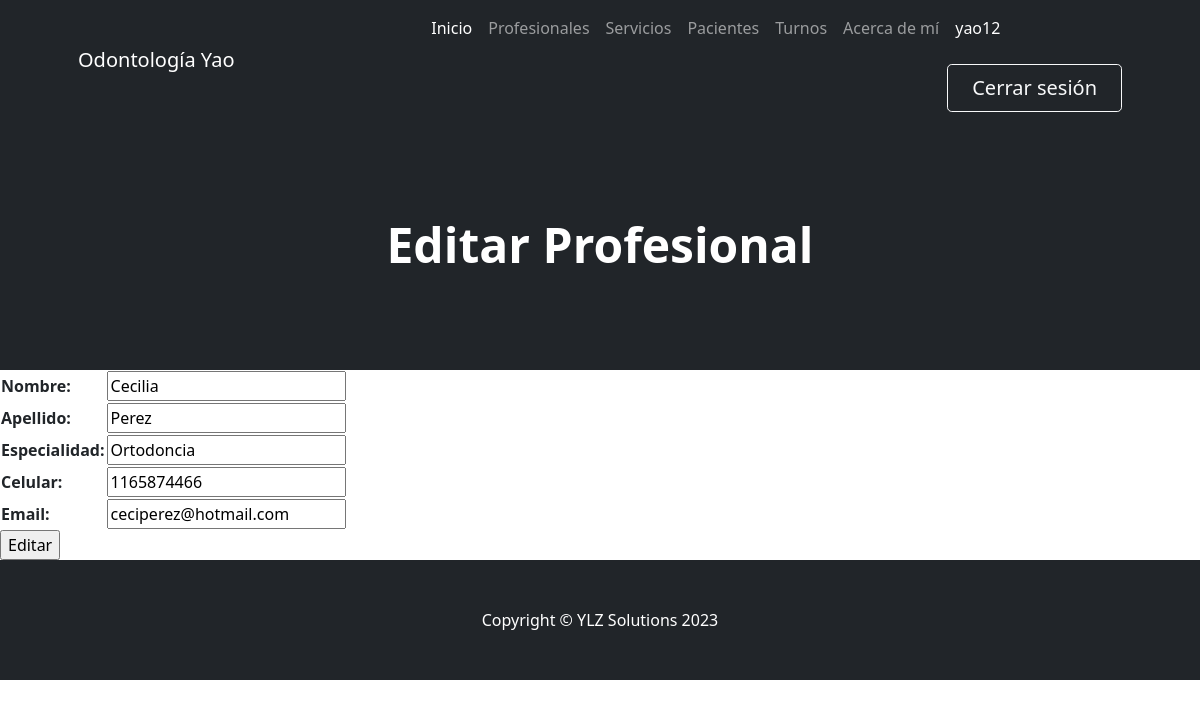
/AppOdonto/editarProfesional/Cecilia/ (signed in), run on the app's committed database.
### AppOdonto/models.py (models this page shows, shortened)
class Profesional(models.Model):
    nombre = models.CharField(max_length=15)
    apellido = models.CharField(max_length=15)
    especialidad = models.CharField(max_length=15)
    celular = models.CharField(max_length=10)
    email = models.EmailField()

### AppOdonto/views.py (the view)
# urls.py: path('editarProfesional/<profesional_nombre>/', views.editarProfesional, name="Editar Profesional"),
@login_required
def editarProfesional(request, profesional_nombre):
    profesional = Profesional.objects.get(nombre=profesional_nombre)
    if request.method == "POST":
        miFormulario = ProfesionalFormulario(request.POST)
        print(miFormulario)
        if miFormulario.is_valid():
            informacion = miFormulario.cleaned_data
            profesional.nombre = informacion['nombre']
            profesional.apellido = informacion['apellido']
            profesional.especialidad = informacion['especialidad']
            profesional.celular = informacion['celular']
            profesional.email = informacion['email']
            profesional.save()
            return render(request, "AppOdonto/inicio.html")
    else:
        miFormulario = ProfesionalFormulario(initial={'nombre':profesional.nombre, 'apellido': profesional.apellido, 'especialidad': profesional.especialidad, 'celular': profesional.celular, 'email': profesional.email})
    return render(request, "AppOdonto/Profesionales/editarProfesional.html", {"miFormulario":miFormulario, "profesional_nombre":profesional_nombre})

### AppOdonto/forms.py
class ProfesionalFormulario(forms.Form):
    nombre = forms.CharField()
    apellido = forms.CharField()
    especialidad = forms.CharField()
    celular = forms.CharField()
    email = forms.EmailField()

### AppOdonto/templates/AppOdonto/Profesionales/editarProfesional.html (shortened to what this page needs)
{% extends "AppOdonto/padre.html" %}
{% block header %}
    <h1 class="display-5 fw-bolder text-white mb-2">Editar Profesional</h1>
{% endblock %}
{% block formulario %}
    <form action="" method="POST"> {% csrf_token %}
        <table>
            {{miFormulario.as_table}}
        </table>
        <input type="submit", value="Editar">
    </form>
{% endblock %}

### AppOdonto/templates/AppOdonto/padre.html (shortened to what this page needs)
<!DOCTYPE html>
<html lang="es">
    <head> {% load static %}
        <link href="https://cdn.jsdelivr.net/npm/bootstrap-icons@1.4.1/font/bootstrap-icons.css" rel="stylesheet" />
        <link href="{% static 'AppOdonto/css/styles.css' %}" rel="stylesheet" />
    </head>
    <body>
        <nav class="navbar navbar-expand-lg navbar-dark bg-dark">
            <div class="container px-5">
                <a class="navbar-brand" href="{% url 'Inicio' %}">Odontología Yao</a>
                <div class="collapse navbar-collapse" id="navbarSupportedContent">
                    <ul class="navbar-nav ms-auto mb-2 mb-lg-0">
                        <li class="nav-item"><a class="nav-link active" aria-current="page" href="{% url 'Inicio' %}">Inicio</a></li>
                        <li class="nav-item"><a class="nav-link" href="{% url 'Ver Profesionales' %}">Profesionales</a></li>
                        <li class="nav-item"><a class="nav-link" href="{% url 'Servicio List' %}">Servicios</a></li>
                        <li class="nav-item"><a class="nav-link" href="{% url 'Paciente List' %}">Pacientes</a></li>
                        <li class="nav-item"><a class="nav-link" href="{% url 'Turno List' %}">Turnos</a></li>
                        <li class="nav-item"><a class="nav-link" href="{% url 'About' %}">Acerca de mí</a></li>
                        <li class="nav-item"><a class="nav-link">
                            {% if request.user.is_authenticated %}
                                <p style="color:white">{{user.username}}</p>
                                <a class="btn btn-outline-light btn-lg px-4" href="{% url 'Logout' %}">Cerrar sesión</a>
                            {% endif %}
                       </a></li>
                    </ul>
                </div>
            </div>
        </nav>
        <header class="bg-dark py-5">
            <div class="container px-5">
                <div class="row gx-5 justify-content-center">
                    <div class="col-lg-6">
                        <div class="text-center my-5">
                        {% block header %}{% endblock %}
                        </div>
                    </div>
                </div>
            </div>
        </header>
{% block formulario %}
{% endblock %}
        <footer class="py-5 bg-dark">
            <div class="container px-5"><p class="m-0 text-center text-white">Copyright &copy; YLZ Solutions 2023</p></div>
        </footer>
    </body>
</html>

### data on the page
Profesional: nombre "Cecilia", apellido "Perez", especialidad "Ortodoncia", celular "1165874466", email "ceciperez@hotmail.com"

### other printed values
{{ user.username }} "yao12"
